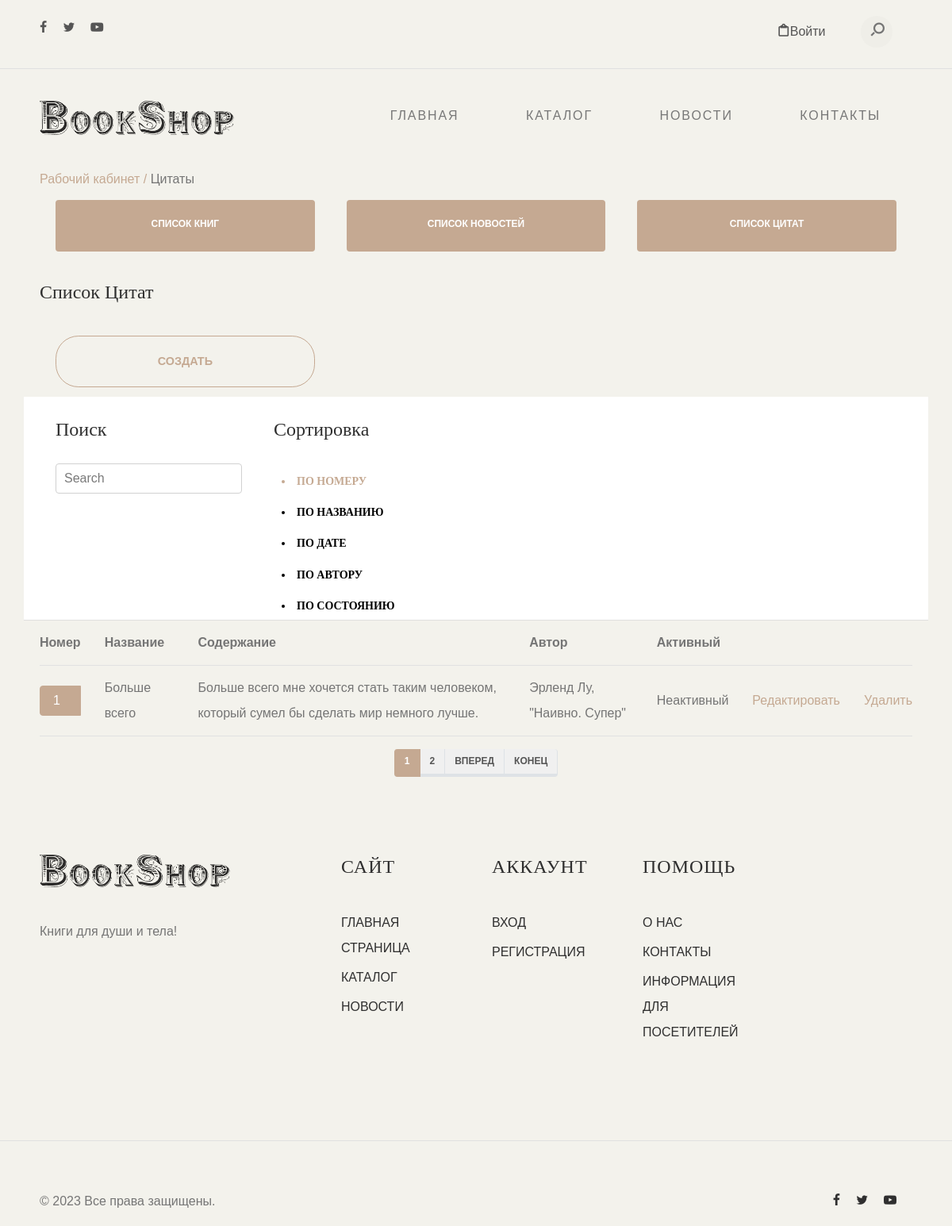
The page /quotes_list/ on the database as committed earlier.
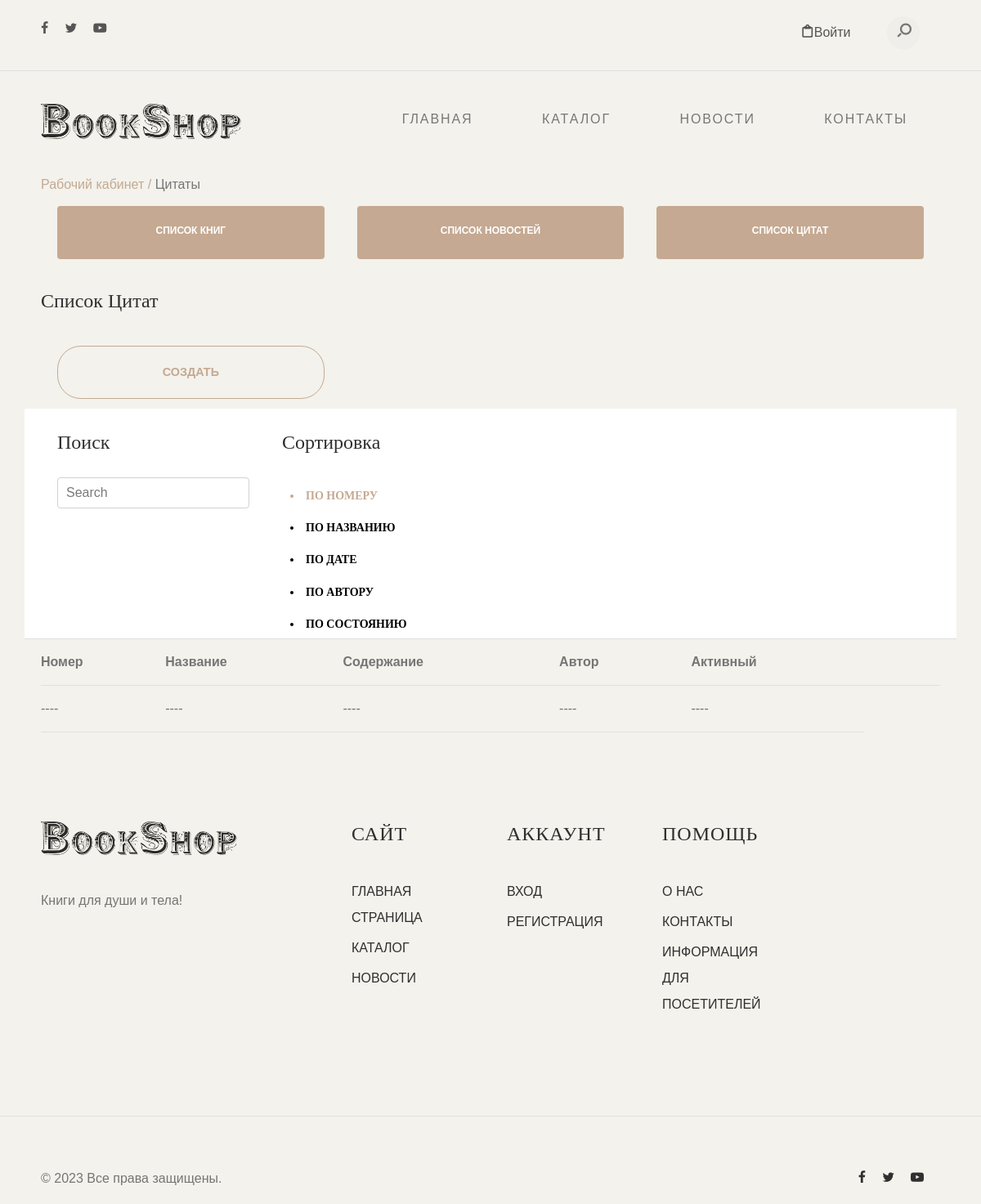
The same page on the database as committed later.
### mainapp/models.py (models this page shows, shortened)
class Quote(models.Model):
    name = models.CharField(max_length=64)
    text = models.TextField()
    author = models.CharField(max_length=64)
    is_active = models.BooleanField(default=False)
    date_create = models.DateField(auto_now_add=True)
    date_update = models.DateField(auto_now=True)

### sellerapp/views.py (the view)
# urls.py: path('quotes_list/', quotes_list, name='quotes_list'),
def quotes_list(request):
    if "q_sort" not in request.session:
        request.session["q_sort"] = "id"
    if "q_search" not in request.session:
        request.session["q_search"] = ""
    q_order = request.GET.get('q_sort')
    if q_order:
        request.session["q_sort"] = q_order
    q_o_field = request.session["q_sort"]
    q_query = request.GET.get('q_q')
    stop = request.GET.get('stop_search')
    if stop:
        request.session["q_search"] = ""
    if q_query:
        request.session["q_search"] = q_query
        object_list = Quote.objects.filter(
            Q(name__iregex=q_query) | Q(text__iregex=q_query) | Q(author__iregex=q_query)).order_by(
            request.session["q_sort"])
    else:
        if request.session["q_search"] == "":
            object_list = Quote.objects.order_by(request.session["q_sort"])
        else:
            object_list = Quote.objects.filter(
                Q(name__iregex=request.session["q_search"]) | Q(text__iregex=request.session["q_search"]) | Q(
                    author__iregex=request.session["q_search"])).order_by(request.session["q_sort"])
    m_q_field = request.session["q_search"]
    items_per_page = 1
    paginator = Paginator(object_list, items_per_page)
    page_number = request.GET.get('page', 1)
    try:
        page_obj = paginator.get_page(page_number)
    except PageNotAnInteger:
        page_obj = paginator.get_page(1)
    except EmptyPage:
        page_obj = paginator.get_page(paginator.num_pages)
    context = {'object_list': object_list, 'page_obj': page_obj, 'q_o_field': q_o_field, 'm_q_field': m_q_field}
    return render(request, 'sellerapp/quotes_list.html', context)

### sellerapp/templates/sellerapp/quotes_list.html (shortened to what this page needs)
{% extends 'mainapp/extends/base.html'%}
{% load static %}
{% block  content %}
<div id="header-wrap">
    {% include 'mainapp/includes/header.html'%}
    {% include 'mainapp/includes/menu.html'%}
</div>
<section>
    <div class="container">
        <div class="row">
            <div class="col-md-12">
                <div class="breadcrumbs">
                    <span class="item"><a href="{% url 'm_profile' %}">Рабочий кабинет /</a></span>
                    <span class="item">Цитаты</span>
                </div>
            </div>
        </div>
    </div>
</section>
<section>
    <div class="container">
        <div class="row">
            <div class="col-md-12">
                <div class="col-md-4">
                    <a href="{% url 'products_list' %}">
                        <button type="button" class="btn btn-accent btn-full">Список книг</button>
                    </a>
                </div>
                <div class="col-md-4">
                    <a href="{% url 'news_list' %}">
                        <button type="button" class="btn btn-accent btn-full">Список новостей</button>
                    </a>
                </div>
                <div class="col-md-4">
                    <a href="{% url 'quotes_list' %}">
                        <button type="button" class="btn btn-accent btn-full">Список цитат</button>
                    </a>
                </div>
            </div>
        </div>
    </div>
</section>
<section>
    <div class="container">
        <div class="row">
            <div class="col-md-12">
                <h2>Список цитат</h2>
            </div>
        </div>
    </div>
</section>
<section>
    <div class="container">
        <div class="row">
            <div class="col-md-12">
                <div class="col-md-4">
                    <a href="{% url 'quote_create' %}">
                        <button type="button" class="btn btn-xlarge btn-outline-accent btn-pill btn-full">Создать</button>
                    </a>
                </div>
            </div>
        </div>
    </div>
</section>
<section>
    <div class="container">
        <div class="row accordion-item">
            <div class="col-md-12">
                <div class="col-md-3">
                    <div class="colored">
                        <h2>Поиск</h2>
                    </div>
                    <form method="get" class="search-box" action="{% url 'quotes_list' %}">
                        <input name="q_q" value="{{ request.GET.q_q }}"
                               class="search-field text search-input col-md-12 col-sm-12 col-xs-12" placeholder="Search"
                               type="search">
                    </form>
                </div>
                <div class="col-md-3">
                    <div class="colored">
                        <h2>Сортировка</h2>
                        <form style="height: 30px;" method="get" action="{% url 'quotes_list' %}">
                            <button class="{% if q_o_field == 'id' %} btn-text  {% else %} btn-text-f {% endif %}" name="q_sort" value="id">
                                <li>По номеру</li>
                            </button>
                        </form>
                        <form style="height: 30px;" method="get" action="{% url 'quotes_list' %}">
                            <button class="{% if q_o_field == 'name' %} btn-text  {% else %} btn-text-f {% endif %}" name="q_sort" value="name">
                                <li>По названию</li>
                            </button>
                        </form>
                        <form style="height: 30px;" method="get" action="{% url 'quotes_list' %}">
                            <button class="{% if q_o_field == 'date_create' %} btn-text  {% else %} btn-text-f {% endif %}" name="q_sort" value="date_create">
                                <li>По дате</li>
                            </button>
                        </form>
                        <form style="height: 30px;" method="get" action="{% url 'quotes_list' %}">
                            <button class="{% if q_o_field == 'author' %} btn-text  {% else %} btn-text-f {% endif %}" name="q_sort" value="author">
                                <li>По автору</li>
                            </button>
                        </form>
                        <form style="height: 30px;" method="get" action="{% url 'quotes_list' %}">
                            <button class="{% if q_o_field == '-is_active' %} btn-text  {% else %} btn-text-f {% endif %}" name="q_sort" value="-is_active">
                                <li>По состоянию</li>
                            </button>
                        </form>
                    </div>
                </div>
            </div>
        </div>
        <table class="u-full-width">
            <thead>
            <tr>
                <th>Номер</th>
                <th>Название</th>
                <th>Содержание</th>
                <th>Автор</th>
                <th>Активный</th>
                <th></th>
                <th></th>
            </tr>
            </thead>
            <tbody>
            {% if page_obj.object_list %}
                {% for quote in page_obj.object_list %}
                    <tr>
                        <td class="page-item active"><a href="{% url 'm_quote_detail' quote.id%}" class="page-link nav-link"
                        >{{ quote.id }}</a></td>
                        <td> {{ quote.name }} </td>
                        <td> {{ quote.text }} </td>
                        <td> {{ quote.author }} </td>
                        <td>
                            {% if quote.is_active %}
                                Активный
                            {% else %}
                                Неактивный
                            {% endif %}
                        </td>
                        <td>
                            <a href="{% url 'quote_edit' quote.id %}" class="btn-black">Редактировать</a>
                        </td>
                        <td>
                            <a href="{% url 'quote_delete' quote.id %}" class="btn-black">Удалить</a>
                        </td>
                    </tr>
                {% endfor %}
            {% else %}
            <tr>
                <td>----</td>
                <td>----</td>
                <td>----</td>
                <td>----</td>
                <td>----</td>
            </tr>
            {% endif %}
            </tbody>
        </table>
    </div>
</section>
{% include 'mainapp/includes/pagination.html'%}
{% include 'mainapp/includes/footer.html'%}
{% endblock %}

Rows that differ between the two databases and show on the page:
removed Quote: id "1", name "Больше всего", text "Больше всего мне хочется стать таким человеком, который сумел бы сделать мир немного лучше.", author "Эрленд Лу, \"Наивно. Супер\"", is_active "Неактивный"
Other text that changed with them:
text no longer shown: "ВПЕРЕД КОНЕЦ"
list line gone: "1"
list line gone: "2"
